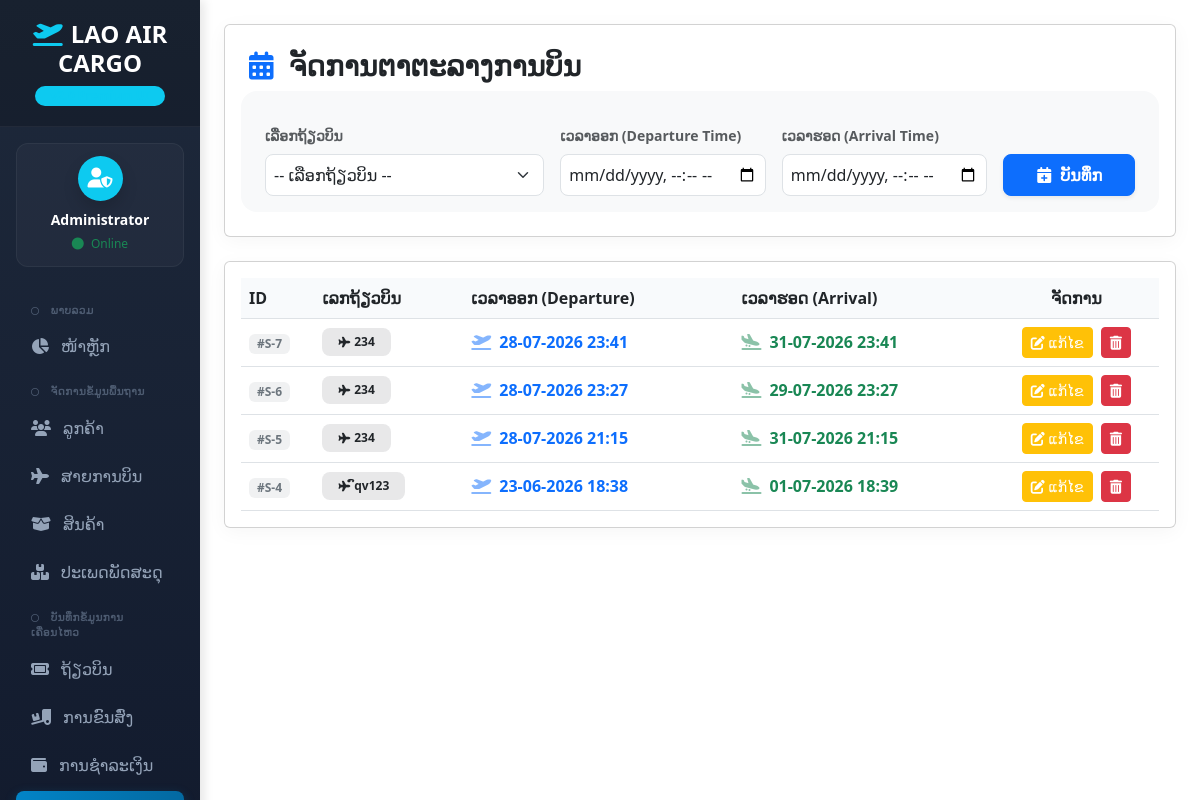
Page /schedule.php on the committed database.
### tables this page shows
CREATE TABLE `schedule` (
  `schedule_id` int(11) NOT NULL,
  `flight_id` int(11) DEFAULT NULL,
  `departure_time` datetime DEFAULT NULL,
  `arrival_time` datetime DEFAULT NULL
);

CREATE TABLE `flight` (
  `flight_id` int(11) NOT NULL,
  `airline_id` int(11) DEFAULT NULL,
  `flight_number` varchar(20) NOT NULL,
  `origin` varchar(100) DEFAULT NULL,
  `destination` varchar(100) DEFAULT NULL,
  `departure_time` datetime DEFAULT NULL,
  `arrival_time` datetime DEFAULT NULL
);

### schedule.php (the view, shortened to what this page needs)
<?php
include 'db.php';
?>
<!DOCTYPE html>
<html lang="lo">
<head>
    <link href="https://cdn.jsdelivr.net/npm/bootstrap@5.3.0/dist/css/bootstrap.min.css" rel="stylesheet">
    <link href="https://cdnjs.cloudflare.com/ajax/libs/font-awesome/6.4.0/css/all.min.css" rel="stylesheet">
</head>
<body>
<div class="container-fluid">
    <div class="row">
        <?php include 'navbar.php'; ?>
        <main class="col-md-9 ms-sm-auto col-lg-10 main-content py-4 px-md-4">
            <div class="card p-4 mb-4 bg-white">
                <h3 class="fw-bold text-dark mb-4">
                    <i class="fa-solid fa-calendar-days text-primary me-2"></i> ຈັດການຕາຕະລາງການບິນ
                </h3>
                <form method="POST" class="row g-3 p-3 bg-light rounded-4">
                    <div class="col-md-4">
                        <label class="form-label small text-muted fw-semibold">ເລືອກຖ້ຽວບິນ</label>
                        <select name="flight_id" class="form-select p-2 rounded-3" required>
                            <option value="">-- ເລືອກຖ້ຽວບິນ --</option>
                        </select>
                    </div>
                    <div class="col-md-3">
                        <label class="form-label small text-muted fw-semibold">ເວລາອອກ (Departure Time)</label>
                        <input type="datetime-local" name="departure_time" class="form-control p-2 rounded-3" required>
                    </div>
                    <div class="col-md-3">
                        <label class="form-label small text-muted fw-semibold">ເວລາຮອດ (Arrival Time)</label>
                        <input type="datetime-local" name="arrival_time" class="form-control p-2 rounded-3" required>
                    </div>
                    <div class="col-md-2 d-flex align-items-end">
                        <button type="submit" name="add" class="btn btn-primary p-2 w-100 rounded-3 shadow-sm fw-semibold">
                            <i class="fa-solid fa-calendar-plus me-1"></i> ບັນທຶກ
                        </button>
                    </div>
                </form>
            </div>
            <div class="card p-3 bg-white">
                <div class="table-responsive">
                    <table class="table align-middle table-hover mb-0">
                        <thead>
                            <tr>
                                <th width="8%">ID</th>
                                <th>ເລກຖ້ຽວບິນ</th>
                                <th>ເວລາອອກ (Departure)</th>
                                <th>ເວລາຮອດ (Arrival)</th>
                                <th class="text-center" width="18%">ຈັດການ</th>
                            </tr>
                        </thead>
                        <tbody>
                            <?php
                            $res = mysqli_query($conn, "SELECT s.*, f.flight_number FROM schedule s JOIN flight f ON s.flight_id = f.flight_id ORDER BY s.schedule_id DESC");
                            while($row = mysqli_fetch_assoc($res)) {
                                $row['dep_modal_format'] = date('Y-m-d\TH:i', strtotime($row['departure_time']));
                                $row['arr_modal_format'] = date('Y-m-d\TH:i', strtotime($row['arrival_time']));
                                $jsonData = json_encode($row, JSON_HEX_APOS | JSON_HEX_QUOT | JSON_UNESCAPED_UNICODE);
                                echo "<tr>
                                    <td><span class='badge bg-secondary bg-opacity-10 text-secondary px-2 py-1.5 rounded'>#S-{$row['schedule_id']}</span></td>
                                    <td><span class='badge bg-dark bg-opacity-10 text-dark px-3 py-2 rounded-3 fw-bold'><i class='fa-solid fa-plane me-1 small'></i>{$row['flight_number']}</span></td>
                                    <td class='text-primary fw-semibold'><i class='fa-solid fa-plane-departure me-2 opacity-50'></i>" . date('d-m-Y H:i', strtotime($row['departure_time'])) . "</td>
                                    <td class='text-success fw-semibold'><i class='fa-solid fa-plane-arrival me-2 opacity-50'></i>" . date('d-m-Y H:i', strtotime($row['arrival_time'])) . "</td>
                                    <td class='text-center'>
                                        <button type='button' class='btn btn-warning btn-sm btn-action text-white me-1' onclick='editSchedule({$jsonData})'>
                                            <i class='fa-solid fa-pen-to-square'></i> ແກ້ໄຂ
                                        </button>
                                        <a href='schedule.php?delete={$row['schedule_id']}' class='btn btn-danger btn-sm btn-action' onclick='return confirm(\"ຢືນຢັນການລຶບຕາຕະລາງການບິນນີ້?\")'>
                                            <i class='fa-solid fa-trash-can'></i>
                                        </a>
                                    </td>
                                </tr>";
                            }
                            ?>
                        </tbody>
                    </table>
                </div>
            </div>
        </main>
    </div>
</div>
</body>
</html>

### schedule.php (style rules this page uses)
body { font-family: 'Noto Sans Lao', 'Phetsarath OT', sans-serif; background-color: #f4f6f9; }
.card { border: none; border-radius: 16px; box-shadow: 0 4px 20px rgba(0,0,0,0.04) !important; }
.form-control, .form-select { border: 1px solid #e2e8f0; background-color: #ffffff; transition: all 0.2s ease; }
.table th { font-weight: 600; background-color: #f8fafc !important; color: #475569; }
.btn-action { padding: 6px 12px; border-radius: 8px; font-weight: 500; }

### navbar.php (style rules this page uses)
body { font-family: 'Noto Sans Lao', sans-serif; background-color: #f4f6f9; }
.main-content { margin-left: 16.66667%; padding: 30px; }

### rows in the picture
schedule: schedule_id "7", flight.flight_number "234", departure_time "28-07-2026 23:41", arrival_time "31-07-2026 23:41"
schedule: schedule_id "6", flight.flight_number "234", departure_time "28-07-2026 23:27", arrival_time "29-07-2026 23:27"
schedule: schedule_id "5", flight.flight_number "234", departure_time "28-07-2026 21:15", arrival_time "31-07-2026 21:15"
schedule: schedule_id "4", flight.flight_number "ົqv123", departure_time "23-06-2026 18:38", arrival_time "01-07-2026 18:39"

### other values in the picture
$_SESSION['username'] "Administrator"
$group_title "ພາບລວມ"
$data[0] "ໜ້າຫຼັກ"
$group_title "ຈັດການຂໍ້ມູນພື້ນຖານ"
$data[0] "ລູກຄ້າ"
$data[0] "ສາຍການບິນ"
$data[0] "ສິນຄ້າ"
$data[0] "ປະເພດພັດສະດຸ"
$group_title "ບັນທຶກຂໍ້ມູນການເຄື່ອນໄຫວ"
$data[0] "ຖ້ຽວບິນ"
$data[0] "ການຂົນສົ່ງ"
$data[0] "ການຊຳລະເງິນ"
